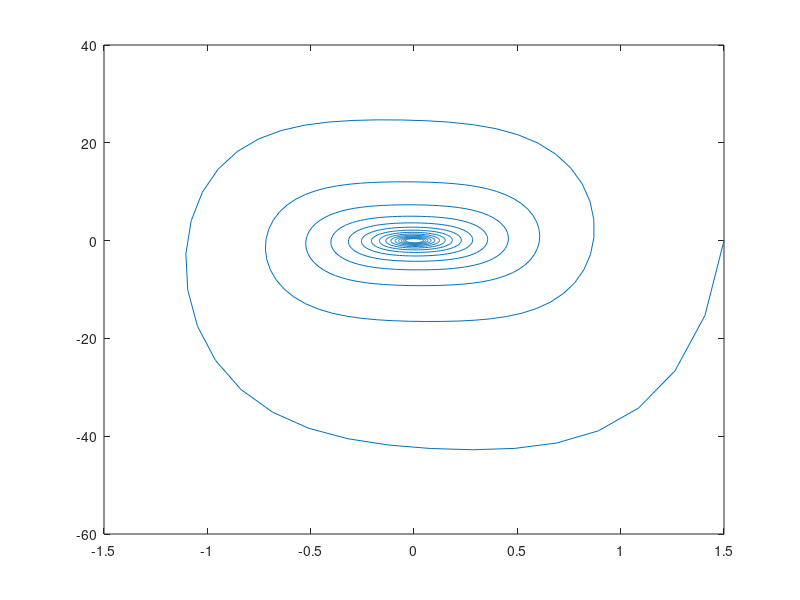

Write the MATLAB code that produced this figure.
% valores de problema resorte
u0 = 1.5;
v0 = 0;
s1 = 100;
s2 = 10;
T = 0.15153;
Dt = T/32;
tmax = 50*T;
%
u=[u0];
v=[v0];
a=[];
%
for i = 0:Dt:tmax
  a0 = -s1*(1+s2*u0^2)*u0;
%
  u1 = u0 + (1/2)*Dt*v0;
  v1 = v0 + (1/2)*Dt*a0;
  
  a1 = -s1*(1+s2*u1^2)*u1;
%
  u2 = u0 + (-3)*Dt*v0 + 8*Dt*v1;
  v2 = v0 + (-3)*Dt*a1 + 8*Dt*a1;
  
  a2 = -s1*(1+s2*u2^2)*u2;
%
  u3 = u0 + (1/6)*Dt*v0 + (2/3)*Dt*v1 + (1/6)*Dt*v2;
  v3 = v0 + (1/6)*Dt*a0 + (2/3)*Dt*a1 + (1/6)*Dt*a2;
%
   u=[u,u3]; 
   v=[v,v3];
   a=[a,a0];
    
  u0=u3;
  v0=v3;
endfor

% subplot (3, 1, 1)
% plot (u);
% subplot (3, 1, 2)
% plot (v);
% subplot (3, 1, 3)
% plot (a);

plot(u,v)
